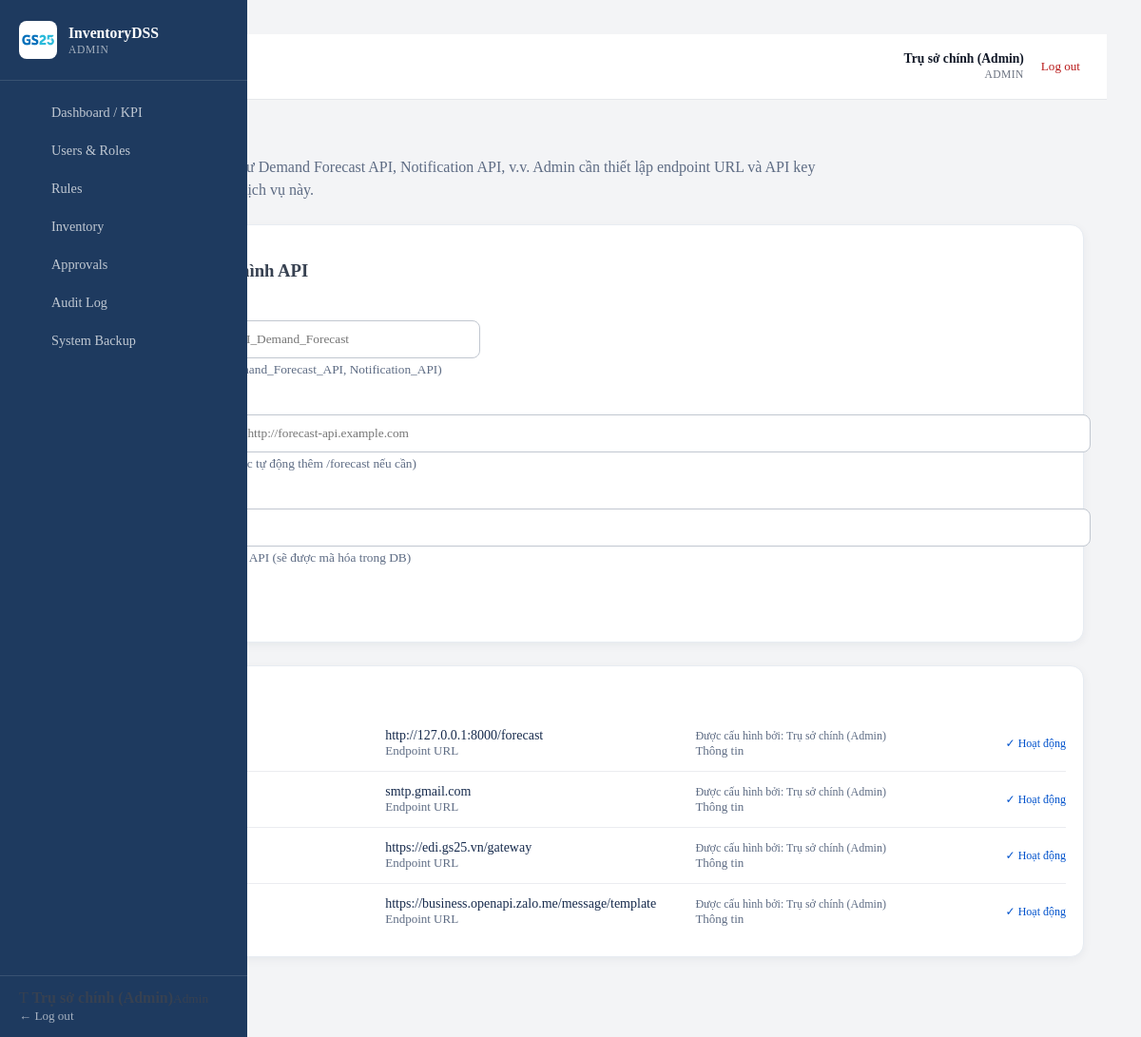
The app's page /frontend/admin/setting/api_config.php (signed in), older data.
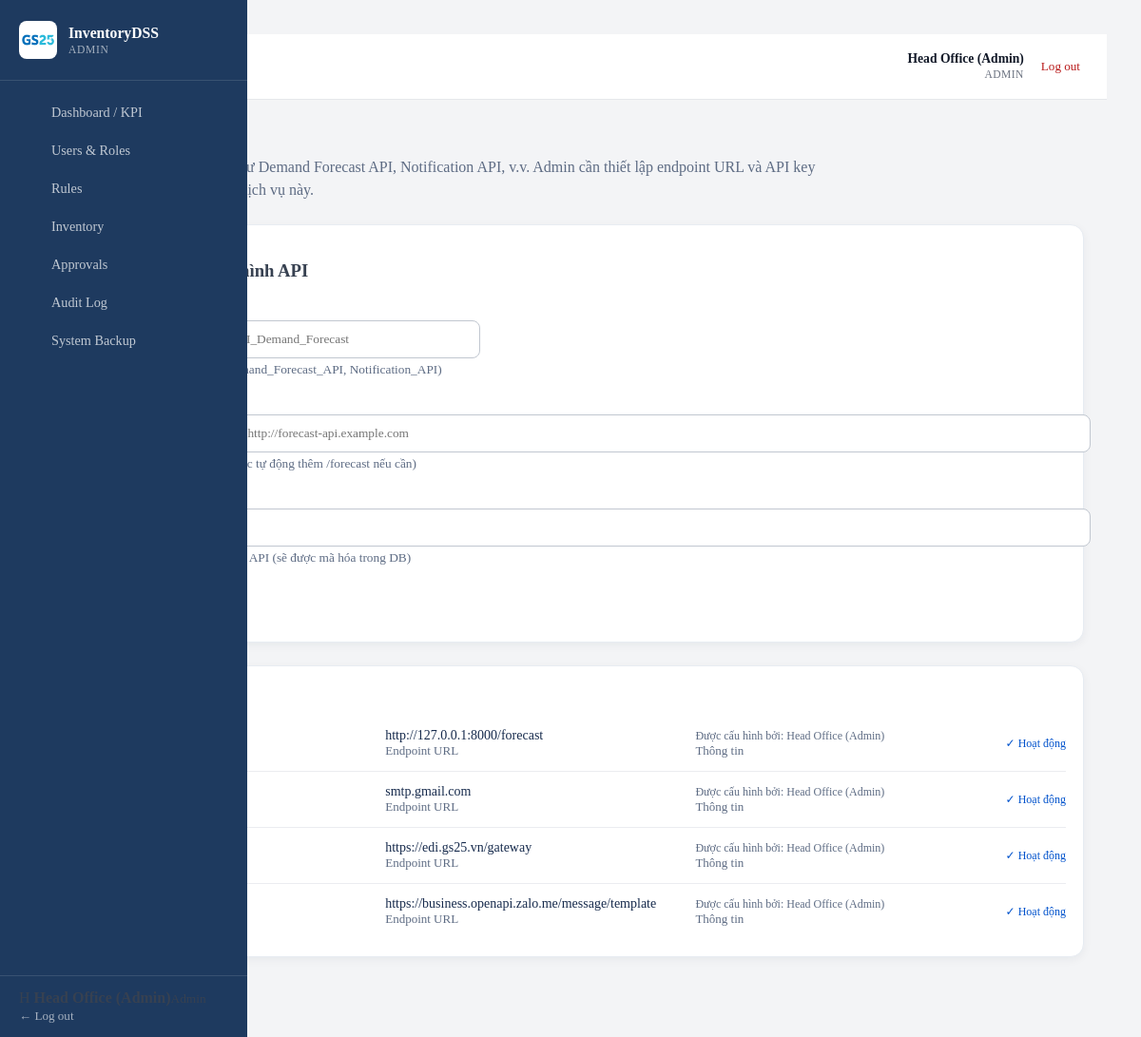
The same page, newer data.
### tables this page shows
CREATE TABLE `api_configs` (
  `config_id` int(11) NOT NULL AUTO_INCREMENT,
  `api_name` varchar(50) NOT NULL,
  `endpoint_url` varchar(255) NOT NULL,
  `api_key` varchar(255) NOT NULL,
  `configured_by` int(11) DEFAULT NULL,
  PRIMARY KEY (`config_id`),
  KEY `configured_by` (`configured_by`),
  CONSTRAINT `api_configs_ibfk_1` FOREIGN KEY (`configured_by`) REFERENCES `accounts` (`account_id`)
);

CREATE TABLE `accounts` (
  `account_id` int(11) NOT NULL AUTO_INCREMENT,
  `username` varchar(50) NOT NULL,
  `password_hash` varchar(255) NOT NULL,
  `full_name` varchar(100) NOT NULL,
  `email` varchar(100) DEFAULT NULL,
  `phone_number` varchar(20) DEFAULT NULL,
  `role_id` int(11) NOT NULL,
  `status` enum('active','locked') NOT NULL DEFAULT 'active',
  `created_at` datetime NOT NULL DEFAULT current_timestamp(),
  PRIMARY KEY (`account_id`),
  UNIQUE KEY `username` (`username`),
  KEY `role_id` (`role_id`),
  CONSTRAINT `accounts_ibfk_1` FOREIGN KEY (`role_id`) REFERENCES `roles` (`role_id`)
);

### backend/core/Auth.php (called while the page is built, shortened)
<?php
class Auth
{
    public static function roleId(): ?int
    {
        return $_SESSION['role_id'] ?? null;
    }
    public static function fullName(): ?string
    {
        return $_SESSION['full_name'] ?? null;
    }
    public static function roleName(): ?string
    {
        $roleId = self::roleId();
        return ROLE_NAMES[$roleId] ?? null;
    }
}

### backend/services/AdminService.php (called while the page is built, shortened)
<?php
require_once __DIR__ . '/../core/Auth.php';
class AdminService
{
    public function listApiConfigs(): array
    {
        $pdo = Database::getConnection();
        $stmt = $pdo->query(
            "SELECT ac.config_id, ac.api_name, ac.endpoint_url, ac.configured_by, a.full_name AS configured_by_name
             FROM api_configs ac
             LEFT JOIN accounts a ON a.account_id = ac.configured_by
             ORDER BY ac.api_name ASC"
        );
        return $stmt->fetchAll();
    }
}

### frontend/admin/setting/api_config.php (the view, shortened to what the changed rows need)
<?php
require_once __DIR__ . '/../../backend/core/Auth.php';
require_once __DIR__ . '/../../backend/services/AdminService.php';
$adminService = new AdminService();
$configs = $adminService->listApiConfigs();
?>
<!doctype html>
<html lang="vi">
<head>
    <link rel="stylesheet" href="<?= BASE_URL ?>/assets/css/theme_variables.css">
    <link rel="stylesheet" href="<?= BASE_URL ?>/assets/css/custom.css">
</head>
<body class="app-shell">
<main class="app-main">
    <?php require __DIR__ . '/../components/header.php'; ?>
    <section class="api-config-page">
        <div class="api-config-intro">
            <h2>Cấu hình API</h2>
        </div>
        <section class="api-config-list">
            <?php if (empty($configs)): ?>
                <div class="empty-state">Chưa có API nào được cấu hình. Hãy thêm mới ở trên.</div>
            <?php else: ?>
                <?php foreach ($configs as $config): ?>
                    <div class="config-item">
                        <div>
                            <div class="api-name"><?= htmlspecialchars($config['api_name'], ENT_QUOTES, 'UTF-8') ?></div>
                            <div class="config-label">Tên API</div>
                        </div>
                        <div>
                            <div class="config-value"><?= htmlspecialchars($config['endpoint_url'], ENT_QUOTES, 'UTF-8') ?></div>
                            <div class="config-label">Endpoint URL</div>
                        </div>
                        <div>
                            <div class="config-status">Được cấu hình bởi: <?= htmlspecialchars($config['configured_by_name'] ?? 'N/A', ENT_QUOTES, 'UTF-8') ?></div>
                            <div class="config-label">Thông tin</div>
                        </div>
                        <div style="text-align: center; font-size: 12px; color: #0052cc;">✓ Hoạt động</div>
                    </div>
                <?php endforeach; ?>
            <?php endif; ?>
        </section>
    </section>
</main>
</body>
</html>

### frontend/components/header.php (shortened to what the changed rows need)
<?php
$pageTitle   = $pageTitle ?? 'InventoryDSS';
?>
<header class="app-header">
    <div class="app-header-left">
        <h1 class="app-header-title"><?= htmlspecialchars($pageTitle, ENT_QUOTES, 'UTF-8') ?></h1>
    </div>
    <div class="app-header-right">
        <div class="app-header-user">
            <span class="app-header-user-name"><?= htmlspecialchars(Auth::fullName() ?? '', ENT_QUOTES, 'UTF-8') ?></span>
            <span class="app-header-user-role"><?= htmlspecialchars(Auth::roleName() ?? '', ENT_QUOTES, 'UTF-8') ?></span>
        </div>
    </div>
</header>

Row changes from the older to the newer data that the page shows:
changed through a linked row, api_configs "http://127.0.0.1:8000/forecast": configured_by.full_name "Trụ sở chính (Admin)" → "Head Office (Admin)"
changed through a linked row, api_configs "smtp.gmail.com": configured_by.full_name "Trụ sở chính (Admin)" → "Head Office (Admin)"
changed through a linked row, api_configs "https://edi.gs25.vn/gateway": configured_by.full_name "Trụ sở chính (Admin)" → "Head Office (Admin)"
changed through a linked row, api_configs "https://business.openapi.zalo.me/message/template": configured_by.full_name "Trụ sở chính (Admin)" → "Head Office (Admin)"
Text that changed along with them:
Auth::fullName(): "Trụ sở chính (Admin)" → "Head Office (Admin)"
